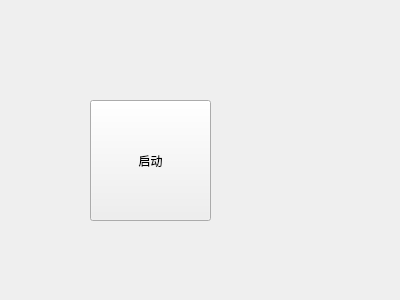
<?xml version="1.0" encoding="UTF-8"?>
<ui version="4.0">
 <class>newForm</class>
 <widget class="QWidget" name="newForm">
  <property name="geometry">
   <rect>
    <x>0</x>
    <y>0</y>
    <width>400</width>
    <height>300</height>
   </rect>
  </property>
  <property name="windowTitle">
   <string>newForm</string>
  </property>
  <widget class="QPushButton" name="pushButton">
   <property name="geometry">
    <rect>
     <x>90</x>
     <y>100</y>
     <width>121</width>
     <height>121</height>
    </rect>
   </property>
   <property name="styleSheet">
    <string notr="true"/>
   </property>
   <property name="text">
    <string>启动</string>
   </property>
  </widget>
 </widget>
 <resources>
  <include location="res/res.qrc"/>
 </resources>
 <connections/>
</ui>
